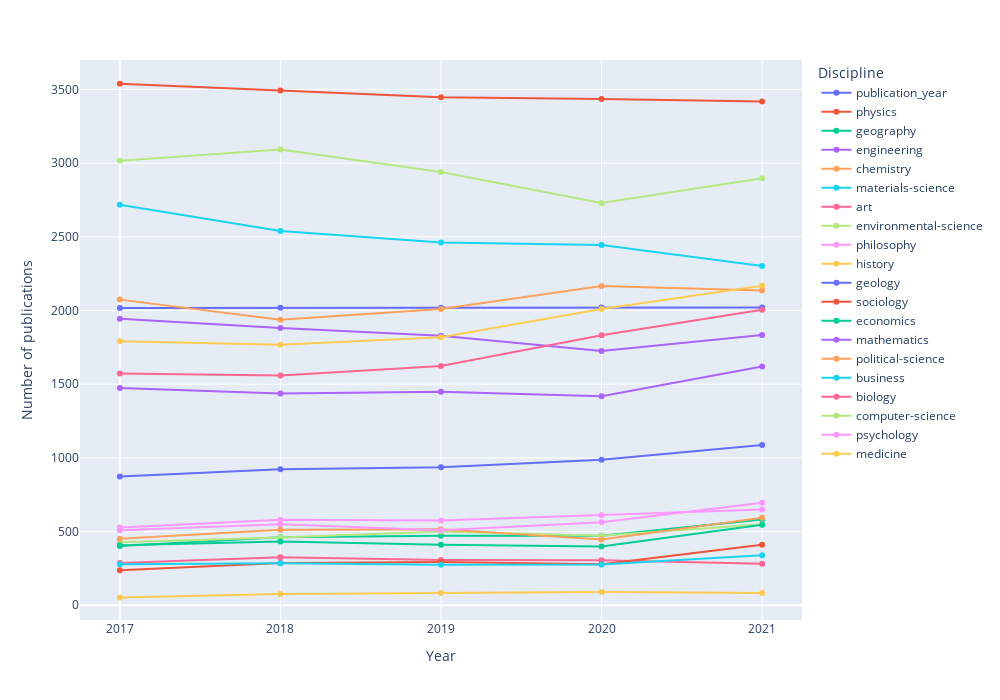

Notebook code for this chart:
### Markdown cell above
First, we look at a line plot with all the disciplines. It's not the clearest plot, that's why we used interactive annotations. If you hover over the different points, you can check its different attributes.

### Code cell
fig = px.line(df_years, markers=True)
fig.update_layout(
    xaxis = dict(
        tickmode = 'array',
        tickvals = [0 , 1 , 2 , 3 , 4], 
        ticktext =['2017','2018','2019','2020','2021']
    )
)
fig.update_layout(
     xaxis_title="Year",
    yaxis_title="Number of publications",
    legend_title="Discipline",
    autosize=False,
    width=1000,
    height=700)

fig.update_yaxes(range=[-100, 3700])
fig.show()

### Figure 1 — Plotly figure (JSON) as saved in the notebook; plotly's stock layout.template omitted (floating-point values rounded to 4 significant figures)
{"data": [{"hovertemplate": "variable=publication_year<br>index=%{x}<br>value=%{y}<extra></extra>", "legendgroup": "publication_year", "line": {"color": "#636efa", "dash": "solid"}, "marker": {"symbol": "circle"}, "mode": "lines+markers", "name": "publication_year", "orientation": "v", "showlegend": true, "type": "scatter", "x": [0, 1, 2, 3, 4], "xaxis": "x", "y": [2017, 2018, 2019, 2020, 2021], "yaxis": "y"}, {"hovertemplate": "variable=physics<br>index=%{x}<br>value=%{y}<extra></extra>", "legendgroup": "physics", "line": {"color": "#EF553B", "dash": "solid"}, "marker": {"symbol": "circle"}, "mode": "lines+markers", "name": "physics", "orientation": "v", "showlegend": true, "type": "scatter", "x": [0, 1, 2, 3, 4], "xaxis": "x", "y": [3538, 3493, 3447, 3436, 3419], "yaxis": "y"}, {"hovertemplate": "variable=geography<br>index=%{x}<br>value=%{y}<extra></extra>", "legendgroup": "geography", "line": {"color": "#00cc96", "dash": "solid"}, "marker": {"symbol": "circle"}, "mode": "lines+markers", "name": "geography", "orientation": "v", "showlegend": true, "type": "scatter", "x": [0, 1, 2, 3, 4], "xaxis": "x", "y": [402, 461, 472, 472, 582], "yaxis": "y"}, {"hovertemplate": "variable=engineering<br>index=%{x}<br>value=%{y}<extra></extra>", "legendgroup": "engineering", "line": {"color": "#ab63fa", "dash": "solid"}, "marker": {"symbol": "circle"}, "mode": "lines+markers", "name": "engineering", "orientation": "v", "showlegend": true, "type": "scatter", "x": [0, 1, 2, 3, 4], "xaxis": "x", "y": [1944, 1882, 1829, 1725, 1834], "yaxis": "y"}, {"hovertemplate": "variable=chemistry<br>index=%{x}<br>value=%{y}<extra></extra>", "legendgroup": "chemistry", "line": {"color": "#FFA15A", "dash": "solid"}, "marker": {"symbol": "circle"}, "mode": "lines+markers", "name": "chemistry", "orientation": "v", "showlegend": true, "type": "scatter", "x": [0, 1, 2, 3, 4], "xaxis": "x", "y": [2074, 1937, 2011, 2166, 2136], "yaxis": "y"}, {"hovertemplate": "variable=materials-science<br>index=%{x}<br>value=%{y}<extra></extra>", "legendgroup": "materials-science", "line": {"color": "#19d3f3", "dash": "solid"}, "marker": {"symbol": "circle"}, "mode": "lines+markers", "name": "materials-science", "orientation": "v", "showlegend": true, "type": "scatter", "x": [0, 1, 2, 3, 4], "xaxis": "x", "y": [2718, 2539, 2462, 2445, 2302], "yaxis": "y"}, {"hovertemplate": "variable=art<br>index=%{x}<br>value=%{y}<extra></extra>", "legendgroup": "art", "line": {"color": "#FF6692", "dash": "solid"}, "marker": {"symbol": "circle"}, "mode": "lines+markers", "name": "art", "orientation": "v", "showlegend": true, "type": "scatter", "x": [0, 1, 2, 3, 4], "xaxis": "x", "y": [286, 325, 307, 306, 281], "yaxis": "y"}, {"hovertemplate": "variable=environmental-science<br>index=%{x}<br>value=%{y}<extra></extra>", "legendgroup": "environmental-science", "line": {"color": "#B6E880", "dash": "solid"}, "marker": {"symbol": "circle"}, "mode": "lines+markers", "name": "environmental-science", "orientation": "v", "showlegend": true, "type": "scatter", "x": [0, 1, 2, 3, 4], "xaxis": "x", "y": [428, 460, 500, 471, 549], "yaxis": "y"}, {"hovertemplate": "variable=philosophy<br>index=%{x}<br>value=%{y}<extra></extra>", "legendgroup": "philosophy", "line": {"color": "#FF97FF", "dash": "solid"}, "marker": {"symbol": "circle"}, "mode": "lines+markers", "name": "philosophy", "orientation": "v", "showlegend": true, "type": "scatter", "x": [0, 1, 2, 3, 4], "xaxis": "x", "y": [528, 580, 575, 611, 650], "yaxis": "y"}, {"hovertemplate": "variable=history<br>index=%{x}<br>value=%{y}<extra></extra>", "legendgroup": "history", "line": {"color": "#FECB52", "dash": "solid"}, "marker": {"symbol": "circle"}, "mode": "lines+markers", "name": "history", "orientation": "v", "showlegend": true, "type": "scatter", "x": [0, 1, 2, 3, 4], "xaxis": "x", "y": [53, 76, 83, 90, 84], "yaxis": "y"}, {"hovertemplate": "variable=geology<br>index=%{x}<br>value=%{y}<extra></extra>", "legendgroup": "geology", "line": {"color": "#636efa", "dash": "solid"}, "marker": {"symbol": "circle"}, "mode": "lines+markers", "name": "geology", "orientation": "v", "showlegend": true, "type": "scatter", "x": [0, 1, 2, 3, 4], "xaxis": "x", "y": [873, 923, 937, 987, 1087], "yaxis": "y"}, {"hovertemplate": "variable=sociology<br>index=%{x}<br>value=%{y}<extra></extra>", "legendgroup": "sociology", "line": {"color": "#EF553B", "dash": "solid"}, "marker": {"symbol": "circle"}, "mode": "lines+markers", "name": "sociology", "orientation": "v", "showlegend": true, "type": "scatter", "x": [0, 1, 2, 3, 4], "xaxis": "x", "y": [238, 286, 293, 279, 410], "yaxis": "y"}, {"hovertemplate": "variable=economics<br>index=%{x}<br>value=%{y}<extra></extra>", "legendgroup": "economics", "line": {"color": "#00cc96", "dash": "solid"}, "marker": {"symbol": "circle"}, "mode": "lines+markers", "name": "economics", "orientation": "v", "showlegend": true, "type": "scatter", "x": [0, 1, 2, 3, 4], "xaxis": "x", "y": [408, 432, 410, 398, 546], "yaxis": "y"}, {"hovertemplate": "variable=mathematics<br>index=%{x}<br>value=%{y}<extra></extra>", "legendgroup": "mathematics", "line": {"color": "#ab63fa", "dash": "solid"}, "marker": {"symbol": "circle"}, "mode": "lines+markers", "name": "mathematics", "orientation": "v", "showlegend": true, "type": "scatter", "x": [0, 1, 2, 3, 4], "xaxis": "x", "y": [1474, 1437, 1449, 1419, 1620], "yaxis": "y"}, {"hovertemplate": "variable=political-science<br>index=%{x}<br>value=%{y}<extra></extra>", "legendgroup": "political-science", "line": {"color": "#FFA15A", "dash": "solid"}, "marker": {"symbol": "circle"}, "mode": "lines+markers", "name": "political-science", "orientation": "v", "showlegend": true, "type": "scatter", "x": [0, 1, 2, 3, 4], "xaxis": "x", "y": [452, 513, 516, 446, 594], "yaxis": "y"}, {"hovertemplate": "variable=business<br>index=%{x}<br>value=%{y}<extra></extra>", "legendgroup": "business", "line": {"color": "#19d3f3", "dash": "solid"}, "marker": {"symbol": "circle"}, "mode": "lines+markers", "name": "business", "orientation": "v", "showlegend": true, "type": "scatter", "x": [0, 1, 2, 3, 4], "xaxis": "x", "y": [279, 285, 275, 277, 340], "yaxis": "y"}, {"hovertemplate": "variable=biology<br>index=%{x}<br>value=%{y}<extra></extra>", "legendgroup": "biology", "line": {"color": "#FF6692", "dash": "solid"}, "marker": {"symbol": "circle"}, "mode": "lines+markers", "name": "biology", "orientation": "v", "showlegend": true, "type": "scatter", "x": [0, 1, 2, 3, 4], "xaxis": "x", "y": [1572, 1559, 1624, 1832, 2005], "yaxis": "y"}, {"hovertemplate": "variable=computer-science<br>index=%{x}<br>value=%{y}<extra></extra>", "legendgroup": "computer-science", "line": {"color": "#B6E880", "dash": "solid"}, "marker": {"symbol": "circle"}, "mode": "lines+markers", "name": "computer-science", "orientation": "v", "showlegend": true, "type": "scatter", "x": [0, 1, 2, 3, 4], "xaxis": "x", "y": [3016, 3093, 2940, 2730, 2898], "yaxis": "y"}, {"hovertemplate": "variable=psychology<br>index=%{x}<br>value=%{y}<extra></extra>", "legendgroup": "psychology", "line": {"color": "#FF97FF", "dash": "solid"}, "marker": {"symbol": "circle"}, "mode": "lines+markers", "name": "psychology", "orientation": "v", "showlegend": true, "type": "scatter", "x": [0, 1, 2, 3, 4], "xaxis": "x", "y": [509, 550, 509, 563, 695], "yaxis": "y"}, {"hovertemplate": "variable=medicine<br>index=%{x}<br>value=%{y}<extra></extra>", "legendgroup": "medicine", "line": {"color": "#FECB52", "dash": "solid"}, "marker": {"symbol": "circle"}, "mode": "lines+markers", "name": "medicine", "orientation": "v", "showlegend": true, "type": "scatter", "x": [0, 1, 2, 3, 4], "xaxis": "x", "y": [1791, 1767, 1819, 2011, 2168], "yaxis": "y"}], "layout": {"autosize": false, "height": 700, "legend": {"title": {"text": "Discipline"}, "tracegroupgap": 0}, "margin": {"t": 60}, "width": 1000, "xaxis": {"anchor": "y", "domain": [0, 1], "tickmode": "array", "ticktext": ["2017", "2018", "2019", "2020", "2021"], "tickvals": [0, 1, 2, 3, 4], "title": {"text": "Year"}}, "yaxis": {"anchor": "x", "domain": [0, 1], "range": [-100, 3700], "title": {"text": "Number of publications"}}}}
